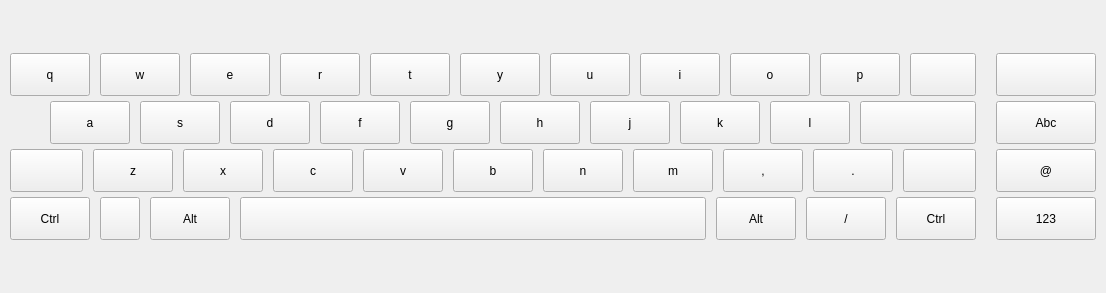
<?xml version="1.0" encoding="UTF-8"?>
<ui version="4.0">
 <class>KeyboardWidget</class>
 <widget class="QWidget" name="KeyboardWidget">
  <property name="windowModality">
   <enum>Qt::NonModal</enum>
  </property>
  <property name="geometry">
   <rect>
    <x>0</x>
    <y>0</y>
    <width>1106</width>
    <height>293</height>
   </rect>
  </property>
  <property name="sizePolicy">
   <sizepolicy hsizetype="Expanding" vsizetype="Fixed">
    <horstretch>0</horstretch>
    <verstretch>0</verstretch>
   </sizepolicy>
  </property>
  <property name="sizeIncrement">
   <size>
    <width>0</width>
    <height>0</height>
   </size>
  </property>
  <property name="windowTitle">
   <string>KeyboardWidget</string>
  </property>
  <layout class="QHBoxLayout" name="layout">
   <property name="spacing">
    <number>0</number>
   </property>
   <property name="sizeConstraint">
    <enum>QLayout::SetMinAndMaxSize</enum>
   </property>
   <property name="leftMargin">
    <number>0</number>
   </property>
   <property name="topMargin">
    <number>0</number>
   </property>
   <property name="rightMargin">
    <number>0</number>
   </property>
   <property name="bottomMargin">
    <number>0</number>
   </property>
   <item>
    <layout class="QHBoxLayout" name="hl_main">
     <property name="spacing">
      <number>20</number>
     </property>
     <property name="sizeConstraint">
      <enum>QLayout::SetNoConstraint</enum>
     </property>
     <property name="leftMargin">
      <number>10</number>
     </property>
     <property name="topMargin">
      <number>10</number>
     </property>
     <property name="rightMargin">
      <number>10</number>
     </property>
     <property name="bottomMargin">
      <number>10</number>
     </property>
     <item>
      <widget class="QStackedWidget" name="stackedWidget">
       <property name="currentIndex">
        <number>0</number>
       </property>
       <widget class="QWidget" name="page_letter">
        <layout class="QVBoxLayout" name="verticalLayout_4">
         <property name="spacing">
          <number>0</number>
         </property>
         <property name="sizeConstraint">
          <enum>QLayout::SetNoConstraint</enum>
         </property>
         <property name="leftMargin">
          <number>0</number>
         </property>
         <property name="topMargin">
          <number>0</number>
         </property>
         <property name="rightMargin">
          <number>0</number>
         </property>
         <property name="bottomMargin">
          <number>0</number>
         </property>
         <item>
          <layout class="QVBoxLayout" name="vl_page_letter">
           <property name="spacing">
            <number>5</number>
           </property>
           <property name="sizeConstraint">
            <enum>QLayout::SetNoConstraint</enum>
           </property>
           <item>
            <spacer name="vs_lefttop">
             <property name="orientation">
              <enum>Qt::Vertical</enum>
             </property>
             <property name="sizeHint" stdset="0">
              <size>
               <width>20</width>
               <height>40</height>
              </size>
             </property>
            </spacer>
           </item>
           <item>
            <layout class="QHBoxLayout" name="hl_1">
             <property name="spacing">
              <number>10</number>
             </property>
             <property name="sizeConstraint">
              <enum>QLayout::SetNoConstraint</enum>
             </property>
             <item>
              <widget class="QPushButton" name="btn_0">
               <property name="sizePolicy">
                <sizepolicy hsizetype="Minimum" vsizetype="Expanding">
                 <horstretch>0</horstretch>
                 <verstretch>0</verstretch>
                </sizepolicy>
               </property>
               <property name="text">
                <string notr="true">q</string>
               </property>
              </widget>
             </item>
             <item>
              <widget class="QPushButton" name="btn_1">
               <property name="sizePolicy">
                <sizepolicy hsizetype="Minimum" vsizetype="Expanding">
                 <horstretch>0</horstretch>
                 <verstretch>0</verstretch>
                </sizepolicy>
               </property>
               <property name="text">
                <string notr="true">w</string>
               </property>
              </widget>
             </item>
             <item>
              <widget class="QPushButton" name="btn_2">
               <property name="sizePolicy">
                <sizepolicy hsizetype="Minimum" vsizetype="Expanding">
                 <horstretch>0</horstretch>
                 <verstretch>0</verstretch>
                </sizepolicy>
               </property>
               <property name="text">
                <string notr="true">e</string>
               </property>
              </widget>
             </item>
             <item>
              <widget class="QPushButton" name="btn_3">
               <property name="sizePolicy">
                <sizepolicy hsizetype="Minimum" vsizetype="Expanding">
                 <horstretch>0</horstretch>
                 <verstretch>0</verstretch>
                </sizepolicy>
               </property>
               <property name="text">
                <string notr="true">r</string>
               </property>
              </widget>
             </item>
             <item>
              <widget class="QPushButton" name="btn_4">
               <property name="sizePolicy">
                <sizepolicy hsizetype="Minimum" vsizetype="Expanding">
                 <horstretch>0</horstretch>
                 <verstretch>0</verstretch>
                </sizepolicy>
               </property>
               <property name="text">
                <string notr="true">t</string>
               </property>
              </widget>
             </item>
             <item>
              <widget class="QPushButton" name="btn_5">
               <property name="sizePolicy">
                <sizepolicy hsizetype="Minimum" vsizetype="Expanding">
                 <horstretch>0</horstretch>
                 <verstretch>0</verstretch>
                </sizepolicy>
               </property>
               <property name="text">
                <string notr="true">y</string>
               </property>
              </widget>
             </item>
             <item>
              <widget class="QPushButton" name="btn_6">
               <property name="sizePolicy">
                <sizepolicy hsizetype="Minimum" vsizetype="Expanding">
                 <horstretch>0</horstretch>
                 <verstretch>0</verstretch>
                </sizepolicy>
               </property>
               <property name="text">
                <string notr="true">u</string>
               </property>
              </widget>
             </item>
             <item>
              <widget class="QPushButton" name="btn_7">
               <property name="sizePolicy">
                <sizepolicy hsizetype="Minimum" vsizetype="Expanding">
                 <horstretch>0</horstretch>
                 <verstretch>0</verstretch>
                </sizepolicy>
               </property>
               <property name="text">
                <string notr="true">i</string>
               </property>
              </widget>
             </item>
             <item>
              <widget class="QPushButton" name="btn_8">
               <property name="sizePolicy">
                <sizepolicy hsizetype="Minimum" vsizetype="Expanding">
                 <horstretch>0</horstretch>
                 <verstretch>0</verstretch>
                </sizepolicy>
               </property>
               <property name="text">
                <string notr="true">o</string>
               </property>
              </widget>
             </item>
             <item>
              <widget class="QPushButton" name="btn_9">
               <property name="sizePolicy">
                <sizepolicy hsizetype="Minimum" vsizetype="Expanding">
                 <horstretch>0</horstretch>
                 <verstretch>0</verstretch>
                </sizepolicy>
               </property>
               <property name="text">
                <string notr="true">p</string>
               </property>
              </widget>
             </item>
             <item>
              <widget class="QPushButton" name="btn_backspace">
               <property name="sizePolicy">
                <sizepolicy hsizetype="Minimum" vsizetype="Expanding">
                 <horstretch>0</horstretch>
                 <verstretch>0</verstretch>
                </sizepolicy>
               </property>
               <property name="text">
                <string/>
               </property>
              </widget>
             </item>
            </layout>
           </item>
           <item>
            <layout class="QHBoxLayout" name="hl_2">
             <property name="spacing">
              <number>10</number>
             </property>
             <property name="sizeConstraint">
              <enum>QLayout::SetNoConstraint</enum>
             </property>
             <item>
              <spacer name="spacer_2">
               <property name="orientation">
                <enum>Qt::Horizontal</enum>
               </property>
               <property name="sizeType">
                <enum>QSizePolicy::Maximum</enum>
               </property>
               <property name="sizeHint" stdset="0">
                <size>
                 <width>40</width>
                 <height>20</height>
                </size>
               </property>
              </spacer>
             </item>
             <item>
              <widget class="QPushButton" name="btn_10">
               <property name="sizePolicy">
                <sizepolicy hsizetype="Minimum" vsizetype="Expanding">
                 <horstretch>0</horstretch>
                 <verstretch>0</verstretch>
                </sizepolicy>
               </property>
               <property name="text">
                <string notr="true">a</string>
               </property>
              </widget>
             </item>
             <item>
              <widget class="QPushButton" name="btn_11">
               <property name="sizePolicy">
                <sizepolicy hsizetype="Minimum" vsizetype="Expanding">
                 <horstretch>0</horstretch>
                 <verstretch>0</verstretch>
                </sizepolicy>
               </property>
               <property name="text">
                <string notr="true">s</string>
               </property>
              </widget>
             </item>
             <item>
              <widget class="QPushButton" name="btn_12">
               <property name="sizePolicy">
                <sizepolicy hsizetype="Minimum" vsizetype="Expanding">
                 <horstretch>0</horstretch>
                 <verstretch>0</verstretch>
                </sizepolicy>
               </property>
               <property name="text">
                <string notr="true">d</string>
               </property>
              </widget>
             </item>
             <item>
              <widget class="QPushButton" name="btn_13">
               <property name="sizePolicy">
                <sizepolicy hsizetype="Minimum" vsizetype="Expanding">
                 <horstretch>0</horstretch>
                 <verstretch>0</verstretch>
                </sizepolicy>
               </property>
               <property name="text">
                <string notr="true">f</string>
               </property>
              </widget>
             </item>
             <item>
              <widget class="QPushButton" name="btn_14">
               <property name="sizePolicy">
                <sizepolicy hsizetype="Minimum" vsizetype="Expanding">
                 <horstretch>0</horstretch>
                 <verstretch>0</verstretch>
                </sizepolicy>
               </property>
               <property name="text">
                <string notr="true">g</string>
               </property>
              </widget>
             </item>
             <item>
              <widget class="QPushButton" name="btn_15">
               <property name="sizePolicy">
                <sizepolicy hsizetype="Minimum" vsizetype="Expanding">
                 <horstretch>0</horstretch>
                 <verstretch>0</verstretch>
                </sizepolicy>
               </property>
               <property name="text">
                <string notr="true">h</string>
               </property>
              </widget>
             </item>
             <item>
              <widget class="QPushButton" name="btn_16">
               <property name="sizePolicy">
                <sizepolicy hsizetype="Minimum" vsizetype="Expanding">
                 <horstretch>0</horstretch>
                 <verstretch>0</verstretch>
                </sizepolicy>
               </property>
               <property name="text">
                <string notr="true">j</string>
               </property>
              </widget>
             </item>
             <item>
              <widget class="QPushButton" name="btn_17">
               <property name="sizePolicy">
                <sizepolicy hsizetype="Minimum" vsizetype="Expanding">
                 <horstretch>0</horstretch>
                 <verstretch>0</verstretch>
                </sizepolicy>
               </property>
               <property name="text">
                <string notr="true">k</string>
               </property>
              </widget>
             </item>
             <item>
              <widget class="QPushButton" name="btn_18">
               <property name="sizePolicy">
                <sizepolicy hsizetype="Minimum" vsizetype="Expanding">
                 <horstretch>0</horstretch>
                 <verstretch>0</verstretch>
                </sizepolicy>
               </property>
               <property name="text">
                <string notr="true">l</string>
               </property>
              </widget>
             </item>
             <item>
              <widget class="QPushButton" name="btn_enter">
               <property name="sizePolicy">
                <sizepolicy hsizetype="Expanding" vsizetype="Expanding">
                 <horstretch>0</horstretch>
                 <verstretch>0</verstretch>
                </sizepolicy>
               </property>
               <property name="styleSheet">
                <string notr="true"/>
               </property>
               <property name="text">
                <string notr="true"/>
               </property>
              </widget>
             </item>
            </layout>
           </item>
           <item>
            <layout class="QHBoxLayout" name="hl_3">
             <property name="spacing">
              <number>10</number>
             </property>
             <property name="sizeConstraint">
              <enum>QLayout::SetNoConstraint</enum>
             </property>
             <item>
              <widget class="QPushButton" name="btn_shift_l">
               <property name="sizePolicy">
                <sizepolicy hsizetype="MinimumExpanding" vsizetype="Expanding">
                 <horstretch>0</horstretch>
                 <verstretch>0</verstretch>
                </sizepolicy>
               </property>
               <property name="styleSheet">
                <string notr="true"/>
               </property>
               <property name="text">
                <string notr="true"/>
               </property>
              </widget>
             </item>
             <item>
              <widget class="QPushButton" name="btn_19">
               <property name="sizePolicy">
                <sizepolicy hsizetype="Minimum" vsizetype="Expanding">
                 <horstretch>0</horstretch>
                 <verstretch>0</verstretch>
                </sizepolicy>
               </property>
               <property name="text">
                <string notr="true">z</string>
               </property>
              </widget>
             </item>
             <item>
              <widget class="QPushButton" name="btn_20">
               <property name="sizePolicy">
                <sizepolicy hsizetype="Minimum" vsizetype="Expanding">
                 <horstretch>0</horstretch>
                 <verstretch>0</verstretch>
                </sizepolicy>
               </property>
               <property name="text">
                <string notr="true">x</string>
               </property>
              </widget>
             </item>
             <item>
              <widget class="QPushButton" name="btn_21">
               <property name="sizePolicy">
                <sizepolicy hsizetype="Minimum" vsizetype="Expanding">
                 <horstretch>0</horstretch>
                 <verstretch>0</verstretch>
                </sizepolicy>
               </property>
               <property name="text">
                <string notr="true">c</string>
               </property>
              </widget>
             </item>
             <item>
              <widget class="QPushButton" name="btn_22">
               <property name="sizePolicy">
                <sizepolicy hsizetype="Minimum" vsizetype="Expanding">
                 <horstretch>0</horstretch>
                 <verstretch>0</verstretch>
                </sizepolicy>
               </property>
               <property name="text">
                <string notr="true">v</string>
               </property>
              </widget>
             </item>
             <item>
              <widget class="QPushButton" name="btn_23">
               <property name="sizePolicy">
                <sizepolicy hsizetype="Minimum" vsizetype="Expanding">
                 <horstretch>0</horstretch>
                 <verstretch>0</verstretch>
                </sizepolicy>
               </property>
               <property name="text">
                <string notr="true">b</string>
               </property>
              </widget>
             </item>
             <item>
              <widget class="QPushButton" name="btn_24">
               <property name="sizePolicy">
                <sizepolicy hsizetype="Minimum" vsizetype="Expanding">
                 <horstretch>0</horstretch>
                 <verstretch>0</verstretch>
                </sizepolicy>
               </property>
               <property name="text">
                <string notr="true">n</string>
               </property>
              </widget>
             </item>
             <item>
              <widget class="QPushButton" name="btn_25">
               <property name="sizePolicy">
                <sizepolicy hsizetype="Minimum" vsizetype="Expanding">
                 <horstretch>0</horstretch>
                 <verstretch>0</verstretch>
                </sizepolicy>
               </property>
               <property name="text">
                <string notr="true">m</string>
               </property>
              </widget>
             </item>
             <item>
              <widget class="QPushButton" name="btn_26">
               <property name="sizePolicy">
                <sizepolicy hsizetype="Minimum" vsizetype="Expanding">
                 <horstretch>0</horstretch>
                 <verstretch>0</verstretch>
                </sizepolicy>
               </property>
               <property name="text">
                <string notr="true">,</string>
               </property>
              </widget>
             </item>
             <item>
              <widget class="QPushButton" name="btn_27">
               <property name="sizePolicy">
                <sizepolicy hsizetype="Minimum" vsizetype="Expanding">
                 <horstretch>0</horstretch>
                 <verstretch>0</verstretch>
                </sizepolicy>
               </property>
               <property name="text">
                <string notr="true">.</string>
               </property>
              </widget>
             </item>
             <item>
              <widget class="QPushButton" name="btn_shift_r">
               <property name="sizePolicy">
                <sizepolicy hsizetype="MinimumExpanding" vsizetype="Expanding">
                 <horstretch>0</horstretch>
                 <verstretch>0</verstretch>
                </sizepolicy>
               </property>
               <property name="styleSheet">
                <string notr="true"/>
               </property>
               <property name="text">
                <string notr="true"/>
               </property>
              </widget>
             </item>
            </layout>
           </item>
           <item>
            <layout class="QHBoxLayout" name="hl_4">
             <property name="spacing">
              <number>10</number>
             </property>
             <property name="sizeConstraint">
              <enum>QLayout::SetNoConstraint</enum>
             </property>
             <item>
              <widget class="QPushButton" name="btn_ctrl_l">
               <property name="sizePolicy">
                <sizepolicy hsizetype="Minimum" vsizetype="Expanding">
                 <horstretch>0</horstretch>
                 <verstretch>0</verstretch>
                </sizepolicy>
               </property>
               <property name="styleSheet">
                <string notr="true"/>
               </property>
               <property name="text">
                <string notr="true">Ctrl</string>
               </property>
              </widget>
             </item>
             <item>
              <widget class="QPushButton" name="btn_super">
               <property name="sizePolicy">
                <sizepolicy hsizetype="Minimum" vsizetype="Expanding">
                 <horstretch>0</horstretch>
                 <verstretch>0</verstretch>
                </sizepolicy>
               </property>
               <property name="text">
                <string notr="true"/>
               </property>
              </widget>
             </item>
             <item>
              <widget class="QPushButton" name="btn_alt_l">
               <property name="sizePolicy">
                <sizepolicy hsizetype="Minimum" vsizetype="Expanding">
                 <horstretch>0</horstretch>
                 <verstretch>0</verstretch>
                </sizepolicy>
               </property>
               <property name="text">
                <string notr="true">Alt</string>
               </property>
              </widget>
             </item>
             <item>
              <widget class="QPushButton" name="btn_space">
               <property name="sizePolicy">
                <sizepolicy hsizetype="Expanding" vsizetype="Expanding">
                 <horstretch>0</horstretch>
                 <verstretch>0</verstretch>
                </sizepolicy>
               </property>
               <property name="text">
                <string notr="true"/>
               </property>
              </widget>
             </item>
             <item>
              <widget class="QPushButton" name="btn_alt_r">
               <property name="sizePolicy">
                <sizepolicy hsizetype="Minimum" vsizetype="Expanding">
                 <horstretch>0</horstretch>
                 <verstretch>0</verstretch>
                </sizepolicy>
               </property>
               <property name="text">
                <string notr="true">Alt</string>
               </property>
              </widget>
             </item>
             <item>
              <widget class="QPushButton" name="btn_28">
               <property name="sizePolicy">
                <sizepolicy hsizetype="Minimum" vsizetype="Expanding">
                 <horstretch>0</horstretch>
                 <verstretch>0</verstretch>
                </sizepolicy>
               </property>
               <property name="text">
                <string notr="true">/</string>
               </property>
              </widget>
             </item>
             <item>
              <widget class="QPushButton" name="btn_ctrl_r">
               <property name="sizePolicy">
                <sizepolicy hsizetype="Minimum" vsizetype="Expanding">
                 <horstretch>0</horstretch>
                 <verstretch>0</verstretch>
                </sizepolicy>
               </property>
               <property name="text">
                <string notr="true">Ctrl</string>
               </property>
              </widget>
             </item>
            </layout>
           </item>
           <item>
            <spacer name="vs_leftbottom">
             <property name="orientation">
              <enum>Qt::Vertical</enum>
             </property>
             <property name="sizeHint" stdset="0">
              <size>
               <width>20</width>
               <height>40</height>
              </size>
             </property>
            </spacer>
           </item>
          </layout>
         </item>
        </layout>
       </widget>
       <widget class="QWidget" name="page_number">
        <layout class="QHBoxLayout" name="horizontalLayout_4">
         <property name="sizeConstraint">
          <enum>QLayout::SetNoConstraint</enum>
         </property>
         <item>
          <spacer name="horizontalSpacer_2">
           <property name="orientation">
            <enum>Qt::Horizontal</enum>
           </property>
           <property name="sizeHint" stdset="0">
            <size>
             <width>40</width>
             <height>20</height>
            </size>
           </property>
          </spacer>
         </item>
         <item>
          <layout class="QHBoxLayout" name="horizontalLayout_3">
           <property name="spacing">
            <number>10</number>
           </property>
           <property name="sizeConstraint">
            <enum>QLayout::SetNoConstraint</enum>
           </property>
           <item>
            <layout class="QGridLayout" name="gridLayout">
             <property name="sizeConstraint">
              <enum>QLayout::SetNoConstraint</enum>
             </property>
             <property name="spacing">
              <number>10</number>
             </property>
             <item row="0" column="2">
              <widget class="QPushButton" name="btn_num_9">
               <property name="sizePolicy">
                <sizepolicy hsizetype="Minimum" vsizetype="Expanding">
                 <horstretch>0</horstretch>
                 <verstretch>0</verstretch>
                </sizepolicy>
               </property>
               <property name="text">
                <string notr="true">9</string>
               </property>
              </widget>
             </item>
             <item row="1" column="1">
              <widget class="QPushButton" name="btn_num_5">
               <property name="sizePolicy">
                <sizepolicy hsizetype="Minimum" vsizetype="Expanding">
                 <horstretch>0</horstretch>
                 <verstretch>0</verstretch>
                </sizepolicy>
               </property>
               <property name="text">
                <string notr="true">5</string>
               </property>
              </widget>
             </item>
             <item row="0" column="1">
              <widget class="QPushButton" name="btn_num_8">
               <property name="sizePolicy">
                <sizepolicy hsizetype="Minimum" vsizetype="Expanding">
                 <horstretch>0</horstretch>
                 <verstretch>0</verstretch>
                </sizepolicy>
               </property>
               <property name="text">
                <string notr="true">8</string>
               </property>
              </widget>
             </item>
             <item row="1" column="0">
              <widget class="QPushButton" name="btn_num_4">
               <property name="sizePolicy">
                <sizepolicy hsizetype="Minimum" vsizetype="Expanding">
                 <horstretch>0</horstretch>
                 <verstretch>0</verstretch>
                </sizepolicy>
               </property>
               <property name="text">
                <string notr="true">4</string>
               </property>
              </widget>
             </item>
             <item row="2" column="1">
              <widget class="QPushButton" name="btn_num_2">
               <property name="sizePolicy">
                <sizepolicy hsizetype="Minimum" vsizetype="Expanding">
                 <horstretch>0</horstretch>
                 <verstretch>0</verstretch>
                </sizepolicy>
               </property>
               <property name="text">
                <string notr="true">2</string>
               </property>
              </widget>
             </item>
             <item row="0" column="0">
              <widget class="QPushButton" name="btn_num_7">
               <property name="sizePolicy">
                <sizepolicy hsizetype="Minimum" vsizetype="Expanding">
                 <horstretch>0</horstretch>
                 <verstretch>0</verstretch>
                </sizepolicy>
               </property>
               <property name="text">
                <string notr="true">7</string>
               </property>
              </widget>
             </item>
             <item row="2" column="0">
              <widget class="QPushButton" name="btn_num_1">
               <property name="sizePolicy">
                <sizepolicy hsizetype="Minimum" vsizetype="Expanding">
                 <horstretch>0</horstretch>
                 <verstretch>0</verstretch>
                </sizepolicy>
               </property>
               <property name="text">
                <string notr="true">1</string>
               </property>
              </widget>
             </item>
             <item row="4" column="0" colspan="3">
              <widget class="QPushButton" name="btn_num_0">
               <property name="sizePolicy">
                <sizepolicy hsizetype="Minimum" vsizetype="Expanding">
                 <horstretch>0</horstretch>
                 <verstretch>0</verstretch>
                </sizepolicy>
               </property>
               <property name="text">
                <string notr="true">0</string>
               </property>
              </widget>
             </item>
             <item row="1" column="2">
              <widget class="QPushButton" name="btn_num_6">
               <property name="sizePolicy">
                <sizepolicy hsizetype="Minimum" vsizetype="Expanding">
                 <horstretch>0</horstretch>
                 <verstretch>0</verstretch>
                </sizepolicy>
               </property>
               <property name="text">
                <string notr="true">6</string>
               </property>
              </widget>
             </item>
             <item row="2" column="2">
              <widget class="QPushButton" name="btn_num_3">
               <property name="sizePolicy">
                <sizepolicy hsizetype="Minimum" vsizetype="Expanding">
                 <horstretch>0</horstretch>
                 <verstretch>0</verstretch>
                </sizepolicy>
               </property>
               <property name="text">
                <string notr="true">3</string>
               </property>
              </widget>
             </item>
            </layout>
           </item>
           <item>
            <spacer name="horizontalSpacer_3">
             <property name="orientation">
              <enum>Qt::Horizontal</enum>
             </property>
             <property name="sizeHint" stdset="0">
              <size>
               <width>40</width>
               <height>20</height>
              </size>
             </property>
            </spacer>
           </item>
           <item>
            <layout class="QGridLayout" name="gridLayout_2">
             <property name="sizeConstraint">
              <enum>QLayout::SetNoConstraint</enum>
             </property>
             <property name="spacing">
              <number>10</number>
             </property>
             <item row="1" column="2">
              <widget class="QPushButton" name="btn_delete">
               <property name="sizePolicy">
                <sizepolicy hsizetype="Minimum" vsizetype="Expanding">
                 <horstretch>0</horstretch>
                 <verstretch>0</verstretch>
                </sizepolicy>
               </property>
               <property name="text">
                <string notr="true">Delete</string>
               </property>
              </widget>
             </item>
             <item row="1" column="3">
              <widget class="QPushButton" name="btn_end">
               <property name="sizePolicy">
                <sizepolicy hsizetype="Minimum" vsizetype="Expanding">
                 <horstretch>0</horstretch>
                 <verstretch>0</verstretch>
                </sizepolicy>
               </property>
               <property name="text">
                <string notr="true">End</string>
               </property>
              </widget>
             </item>
             <item row="0" column="2">
              <widget class="QPushButton" name="btn_insert">
               <property name="sizePolicy">
                <sizepolicy hsizetype="Minimum" vsizetype="Expanding">
                 <horstretch>0</horstretch>
                 <verstretch>0</verstretch>
                </sizepolicy>
               </property>
               <property name="text">
                <string notr="true">Insert</string>
               </property>
              </widget>
             </item>
             <item row="0" column="4">
              <widget class="QPushButton" name="btn_pgup">
               <property name="sizePolicy">
                <sizepolicy hsizetype="Minimum" vsizetype="Expanding">
                 <horstretch>0</horstretch>
                 <verstretch>0</verstretch>
                </sizepolicy>
               </property>
               <property name="text">
                <string notr="true">PgUp</string>
               </property>
              </widget>
             </item>
             <item row="3" column="4">
              <widget class="QPushButton" name="btn_right">
               <property name="sizePolicy">
                <sizepolicy hsizetype="Minimum" vsizetype="Expanding">
                 <horstretch>0</horstretch>
                 <verstretch>0</verstretch>
                </sizepolicy>
               </property>
               <property name="text">
                <string notr="true"/>
               </property>
              </widget>
             </item>
             <item row="3" column="2">
              <widget class="QPushButton" name="btn_left">
               <property name="sizePolicy">
                <sizepolicy hsizetype="Minimum" vsizetype="Expanding">
                 <horstretch>0</horstretch>
                 <verstretch>0</verstretch>
                </sizepolicy>
               </property>
               <property name="text">
                <string notr="true"/>
               </property>
              </widget>
             </item>
             <item row="0" column="3">
              <widget class="QPushButton" name="btn_home">
               <property name="sizePolicy">
                <sizepolicy hsizetype="Minimum" vsizetype="Expanding">
                 <horstretch>0</horstretch>
                 <verstretch>0</verstretch>
                </sizepolicy>
               </property>
               <property name="text">
                <string notr="true">Home</string>
               </property>
              </widget>
             </item>
             <item row="3" column="3">
              <widget class="QPushButton" name="btn_down">
               <property name="sizePolicy">
                <sizepolicy hsizetype="Minimum" vsizetype="Expanding">
                 <horstretch>0</horstretch>
                 <verstretch>0</verstretch>
                </sizepolicy>
               </property>
               <property name="text">
                <string notr="true"/>
               </property>
              </widget>
             </item>
             <item row="2" column="3">
              <widget class="QPushButton" name="btn_up">
               <property name="sizePolicy">
                <sizepolicy hsizetype="Minimum" vsizetype="Expanding">
                 <horstretch>0</horstretch>
                 <verstretch>0</verstretch>
                </sizepolicy>
               </property>
               <property name="text">
                <string notr="true"/>
               </property>
              </widget>
             </item>
             <item row="1" column="4">
              <widget class="QPushButton" name="btn_pgdn">
               <property name="sizePolicy">
                <sizepolicy hsizetype="Minimum" vsizetype="Expanding">
                 <horstretch>0</horstretch>
                 <verstretch>0</verstretch>
                </sizepolicy>
               </property>
               <property name="text">
                <string notr="true">PgDn</string>
               </property>
              </widget>
             </item>
            </layout>
           </item>
          </layout>
         </item>
         <item>
          <spacer name="horizontalSpacer_4">
           <property name="orientation">
            <enum>Qt::Horizontal</enum>
           </property>
           <property name="sizeHint" stdset="0">
            <size>
             <width>40</width>
             <height>20</height>
            </size>
           </property>
          </spacer>
         </item>
        </layout>
       </widget>
      </widget>
     </item>
     <item>
      <layout class="QVBoxLayout" name="vl_right">
       <property name="spacing">
        <number>5</number>
       </property>
       <property name="sizeConstraint">
        <enum>QLayout::SetNoConstraint</enum>
       </property>
       <property name="leftMargin">
        <number>0</number>
       </property>
       <property name="topMargin">
        <number>0</number>
       </property>
       <property name="rightMargin">
        <number>0</number>
       </property>
       <property name="bottomMargin">
        <number>0</number>
       </property>
       <item>
        <spacer name="vs_righttop">
         <property name="orientation">
          <enum>Qt::Vertical</enum>
         </property>
         <property name="sizeHint" stdset="0">
          <size>
           <width>20</width>
           <height>40</height>
          </size>
         </property>
        </spacer>
       </item>
       <item>
        <widget class="QPushButton" name="btn_close">
         <property name="sizePolicy">
          <sizepolicy hsizetype="Expanding" vsizetype="Expanding">
           <horstretch>0</horstretch>
           <verstretch>0</verstretch>
          </sizepolicy>
         </property>
         <property name="maximumSize">
          <size>
           <width>100</width>
           <height>16777215</height>
          </size>
         </property>
         <property name="text">
          <string notr="true"/>
         </property>
        </widget>
       </item>
       <item>
        <widget class="QPushButton" name="btn_letter">
         <property name="sizePolicy">
          <sizepolicy hsizetype="Expanding" vsizetype="Expanding">
           <horstretch>0</horstretch>
           <verstretch>0</verstretch>
          </sizepolicy>
         </property>
         <property name="maximumSize">
          <size>
           <width>100</width>
           <height>16777215</height>
          </size>
         </property>
         <property name="text">
          <string notr="true">Abc</string>
         </property>
        </widget>
       </item>
       <item>
        <widget class="QPushButton" name="btn_symbol">
         <property name="sizePolicy">
          <sizepolicy hsizetype="Expanding" vsizetype="Expanding">
           <horstretch>0</horstretch>
           <verstretch>0</verstretch>
          </sizepolicy>
         </property>
         <property name="maximumSize">
          <size>
           <width>100</width>
           <height>16777215</height>
          </size>
         </property>
         <property name="text">
          <string notr="true">@</string>
         </property>
        </widget>
       </item>
       <item>
        <widget class="QPushButton" name="btn_number">
         <property name="sizePolicy">
          <sizepolicy hsizetype="Expanding" vsizetype="Expanding">
           <horstretch>0</horstretch>
           <verstretch>0</verstretch>
          </sizepolicy>
         </property>
         <property name="maximumSize">
          <size>
           <width>100</width>
           <height>16777215</height>
          </size>
         </property>
         <property name="text">
          <string notr="true">123</string>
         </property>
        </widget>
       </item>
       <item>
        <spacer name="vs_rightbottom">
         <property name="orientation">
          <enum>Qt::Vertical</enum>
         </property>
         <property name="sizeHint" stdset="0">
          <size>
           <width>20</width>
           <height>40</height>
          </size>
         </property>
        </spacer>
       </item>
      </layout>
     </item>
    </layout>
   </item>
  </layout>
 </widget>
 <layoutdefault spacing="6" margin="11"/>
 <resources/>
 <connections/>
</ui>
